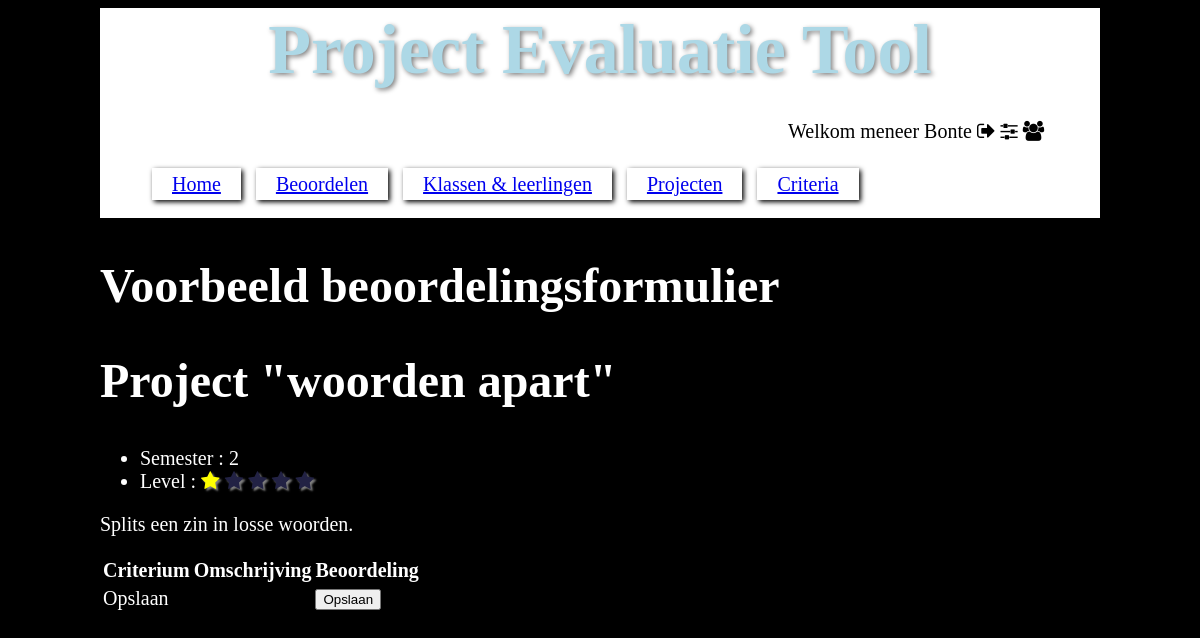
Screenshot of /beoordelen.php?id=2&example (signed in) with the database file from the repository.
### tables this page shows
CREATE TABLE `project` (
  `id` int(11) NOT NULL AUTO_INCREMENT,
  `naam` varchar(45) NOT NULL,
  `semester` tinyint(1) NOT NULL,
  `sterren` tinyint(1) NOT NULL,
  `omschrijving` varchar(200) NOT NULL,
  `actief` tinyint(1) NOT NULL DEFAULT '1' COMMENT 'Kan dit project al dan niet toegewezen worden aan studenten?\nIs het lesmateriaal compleet. Zijn de opdrachten duidelijk. Is het nivo van het project in lijn met de capaciteiten van de klas?',
  `blauwdruk` tinyint(1) NOT NULL DEFAULT '0' COMMENT 'Kan dit project gebruikt worden als blauwdruk voor vergelijkbare projecten.\nDit project zal waarschijnlijk dan niet actief zijn, en kan niet gebruikt worden voor beoordelingen.\nVan alle projecten kan natuurlijk een kopie gemaakt worden als basis voor een nieuw project.',
  PRIMARY KEY (`id`)
);

### common/evaluate.php (the view, shortened to what this page needs)
<?php
require_once "common/form_gen.php";
require_once "common/projects.php";
?>
<?php
function print_project_evaluation_form($project_id, $student_number = null)
{
	global $database;
	$query = "SELECT * FROM project WHERE id = :id";
	$data = [
		"id" => $project_id
	];
	try {
		$stmt = $database->prepare($query);
		if ($stmt->execute($data))
		{
			$row = $stmt->fetch(PDO::FETCH_ASSOC);
?>
			<h2>Project &quot;<?=$row["naam"]?>&quot;</h2>
			<ul>
				<li>Semester : <?=$row["semester"]?></li>
				<li>Level :
<?php
			print_stars($row["sterren"]);
?>
				</li>
			</ul>
			<p>
				<?=$row["omschrijving"]?>
			</p>
<?php
			print_project_evaluation_criteria($project_id, $student_number);
		}
		else
		{
			debug_warning("Database refused to read project information.");
		}
	} catch (Exception $ex) {
		debug_error("ERROR: Failed to load project : ", $ex);
	}
}
function print_project_evaluation_criteria($project_id, $student_number)
{
	global $database;
	$query = "SELECT criteriumid, gewicht, ROUND(m.max*gewicht,2) as max, c.naam as crit_naam, c.omschrijving as crit_omschrijving, pc.autocalc, methodeid, m.naam as methode_naam, m.min as methode_min, m.max as methode_max, m.omschrijving as methode_omschrijving ".
			 "FROM `project_criterium` pc, criterium c, beoordeling_methode m ".
			 "WHERE pc.criteriumid = c.id AND c.methodeid = m.id AND groepid = :id";
	$data = [
		"id" => $project_id
	];
	try {
		$stmt = $database->prepare($query);
		if ($stmt->execute($data))
		{
?>
			<form>
			<table>
			<tr>
				<th>Criterium</th>
				<th>Omschrijving</th>
				<th>Beoordeling</th>
			</tr>
			<tr><td>Opslaan</td><td></td><td><?php print_submit_button("evaluate_project", "Opslaan"); ?></td></tr>
			</table>
			</form>
<?php
		}
		else
		{
			debug_warning("Database refused to read criteria.");
		}
	}
	catch (Exception $ex)
	{
		debug_error("ERROR: Failed to load criteria : ", $ex);
	}
}
?>

### common/form_gen.php (shortened to what this page needs)
?><?=$label?><input type="number" name="<?=$name?>" class="num_<?=$name?>" min="<?=$min?>" max="<?=$max?>" <?=$value_disp?> /><?php
function print_submit_button($name, $value, $id = null)
{
?><button type="submit" class="smt_<?=$name?>" id="<?=$id?>" name="<?=$name?>"><?=$value?></button><?php
}
?><input type="checkbox" name="<?=$name?>" <?=$checked?> /><?php
function print_stars($checked, $field = null)
{
	$js = "";
	echo "<span onmouseleave=\"update_star_size(0)\">";
	for ($i=0;$i<5;$i++)
	{
		$yellow = "";
		if ($i<$checked)
		{
			$yellow = "checked";
		}
		echo "<span class=\"fa fa-star $yellow\" $js></span>\n\r";
	}
	echo "</span>";
}
?>

### styles/style.css (style rules this page uses)
html { font-size: 15pt; background-color: black; color: white; }
body { width: 1000px; margin-left: auto; margin-right: auto; }
h1 { font-size: 300%; }
h2 { font-size: 240%; }
div#navbar { background-color: white; padding: 2px; }
div#navbar h1 { font-size: 350%; color: lightblue; text-shadow: 2px 2px 5px gray; text-align: center; margin: 0px; }
div#navbar p { width: 300px; padding: 10px; color: black; margin-left: auto; }
div#navbar ul li { display: inline; width: 300px; padding: 5px; padding-left:20px; padding-right:20px; box-shadow: 2px 2px 5px black; margin-left: 10px; }
.fa { color: black; }
.fa-star { text-shadow: 2px 2px 2px gray; transition: 0.3s; color: #224; }
.checked { color: yellow; }

### rows the page displays
project: naam "woorden apart", semester "2", sterren 1 (drawn), omschrijving "Splits een zin in losse woorden."

### other values shown
$value "Opslaan"
